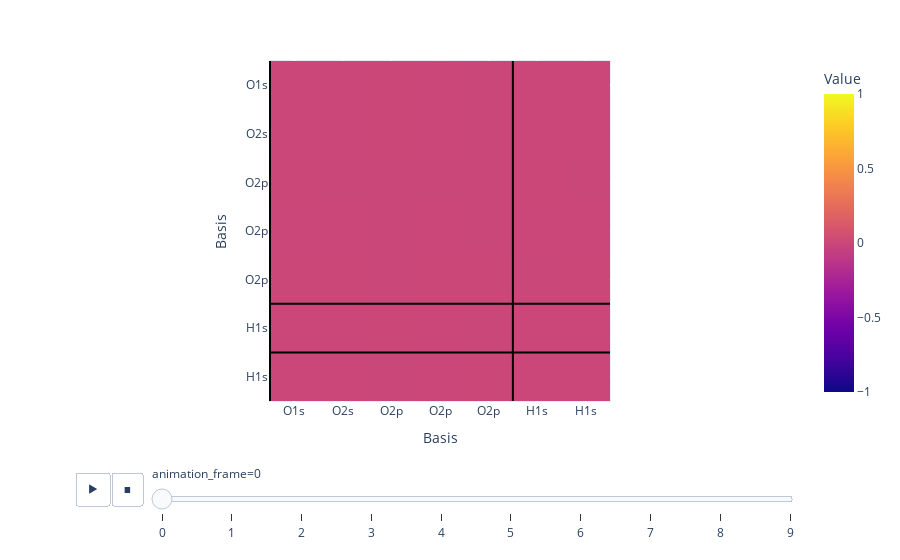

Write notebook code for a chart like this one.
### Code cell
# Check the rotation of the overlap matrix
overlap_matrices_rotated = []
for i in range(len(angles)):
    overlap_matrix_rotated = D_matrices[i] @ overlap_matrices[0, ..., :, :] @ D_matrices[i].T
    overlap_matrices_rotated.append(overlap_matrix_rotated)

overlap_matrices_rotated = np.array(overlap_matrices_rotated)
overlap_matrices_rotated_diff = overlap_matrices_rotated - overlap_matrices

fig = px.imshow(
    overlap_matrices_rotated_diff[:, 0, ...],
    animation_frame=0,
    labels=dict(x="Basis", y="Basis", color="Value"),
    range_color=[-1, 1],
)
add_bounds_to_figure(fig)
fig.show()

### Figure 1 — Plotly figure (JSON) as saved in the notebook; plotly's stock layout.template omitted (floating-point values rounded to 4 significant figures)
{"data": [{"coloraxis": "coloraxis", "hovertemplate": "Basis: %{x}<br>Basis: %{y}<br>Value: %{z}<extra></extra>", "name": "0", "type": "heatmap", "xaxis": "x", "yaxis": "y", "z": [[0, 0, 1.715e-13, 0, -5.866e-13, 0, 0], [0, 0, 1.949e-13, 0, -1.271e-13, 0, 0], [7.059e-15, -9.858e-15, -9.77e-14, -8.505e-15, -5.959e-14, 7.569e-09, -2.185e-09], [0, 0, -1.156e-13, 0, -2.761e-14, 0, 0], [2.29e-14, 4.308e-14, -5.959e-14, 8.94e-14, 1.004e-13, -1.416e-07, 1.014e-09], [0, 0, 7.569e-09, 0, -1.416e-07, 0, 0], [0, 0, -2.185e-09, 0, 1.014e-09, 0, 0]]}], "layout": {"coloraxis": {"cmax": 1, "cmin": -1, "colorbar": {"title": {"text": "Value"}}, "colorscale": [[0, "#0d0887"], [0.1111, "#46039f"], [0.2222, "#7201a8"], [0.3333, "#9c179e"], [0.4444, "#bd3786"], [0.5556, "#d8576b"], [0.6667, "#ed7953"], [0.7778, "#fb9f3a"], [0.8889, "#fdca26"], [1, "#f0f921"]]}, "margin": {"t": 60}, "shapes": [{"line": {"color": "black", "width": 2}, "type": "line", "x0": -0.5, "x1": 6.5, "y0": 4.5, "y1": 4.5}, {"line": {"color": "black", "width": 2}, "type": "line", "x0": -0.5, "x1": 6.5, "y0": 5.5, "y1": 5.5}, {"line": {"color": "black", "width": 2}, "type": "line", "x0": -0.5, "x1": -0.5, "y0": -0.5, "y1": 6.5}, {"line": {"color": "black", "width": 2}, "type": "line", "x0": 4.5, "x1": 4.5, "y0": -0.5, "y1": 6.5}], "sliders": [{"active": 0, "currentvalue": {"prefix": "animation_frame="}, "len": 0.9, "pad": {"b": 10, "t": 60}, "steps": [{"args": [["0"], {"frame": {"duration": 0, "redraw": true}, "fromcurrent": true, "mode": "immediate", "transition": {"duration": 0, "easing": "linear"}}], "label": "0", "method": "animate"}, {"args": [["1"], {"frame": {"duration": 0, "redraw": true}, "fromcurrent": true, "mode": "immediate", "transition": {"duration": 0, "easing": "linear"}}], "label": "1", "method": "animate"}, {"args": [["2"], {"frame": {"duration": 0, "redraw": true}, "fromcurrent": true, "mode": "immediate", "transition": {"duration": 0, "easing": "linear"}}], "label": "2", "method": "animate"}, {"args": [["3"], {"frame": {"duration": 0, "redraw": true}, "fromcurrent": true, "mode": "immediate", "transition": {"duration": 0, "easing": "linear"}}], "label": "3", "method": "animate"}, {"args": [["4"], {"frame": {"duration": 0, "redraw": true}, "fromcurrent": true, "mode": "immediate", "transition": {"duration": 0, "easing": "linear"}}], "label": "4", "method": "animate"}, {"args": [["5"], {"frame": {"duration": 0, "redraw": true}, "fromcurrent": true, "mode": "immediate", "transition": {"duration": 0, "easing": "linear"}}], "label": "5", "method": "animate"}, {"args": [["6"], {"frame": {"duration": 0, "redraw": true}, "fromcurrent": true, "mode": "immediate", "transition": {"duration": 0, "easing": "linear"}}], "label": "6", "method": "animate"}, {"args": [["7"], {"frame": {"duration": 0, "redraw": true}, "fromcurrent": true, "mode": "immediate", "transition": {"duration": 0, "easing": "linear"}}], "label": "7", "method": "animate"}, {"args": [["8"], {"frame": {"duration": 0, "redraw": true}, "fromcurrent": true, "mode": "immediate", "transition": {"duration": 0, "easing": "linear"}}], "label": "8", "method": "animate"}, {"args": [["9"], {"frame": {"duration": 0, "redraw": true}, "fromcurrent": true, "mode": "immediate", "transition": {"duration": 0, "easing": "linear"}}], "label": "9", "method": "animate"}], "x": 0.1, "xanchor": "left", "y": 0, "yanchor": "top"}], "updatemenus": [{"buttons": [{"args": [null, {"frame": {"duration": 500, "redraw": true}, "fromcurrent": true, "mode": "immediate", "transition": {"duration": 500, "easing": "linear"}}], "label": "&#9654;", "method": "animate"}, {"args": [[null], {"frame": {"duration": 0, "redraw": true}, "fromcurrent": true, "mode": "immediate", "transition": {"duration": 0, "easing": "linear"}}], "label": "&#9724;", "method": "animate"}], "direction": "left", "pad": {"r": 10, "t": 70}, "showactive": false, "type": "buttons", "x": 0.1, "xanchor": "right", "y": 0, "yanchor": "top"}], "xaxis": {"anchor": "y", "constrain": "domain", "domain": [0, 1], "scaleanchor": "y", "ticktext": ["O1s", "O2s", "O2p", "O2p", "O2p", "H1s", "H1s"], "tickvals": [0, 1, 2, 3, 4, 5, 6, 7, 8, 9, 10], "title": {"text": "Basis"}}, "yaxis": {"anchor": "x", "autorange": "reversed", "constrain": "domain", "domain": [0, 1], "ticktext": ["O1s", "O2s", "O2p", "O2p", "O2p", "H1s", "H1s"], "tickvals": [0, 1, 2, 3, 4, 5, 6, 7, 8, 9, 10], "title": {"text": "Basis"}}}}
